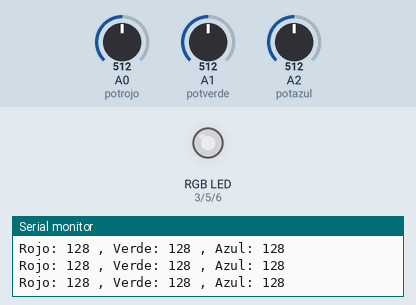
This sketch was run on a simulated Arduino Uno, built with avr-gcc and run on an emulated ATmega328P. On the bench: an RGB LED mixed from three pins (HIGH = lit), the last lines printed to the serial monitor. The test bench sets the inputs (shaded band); at power-on: A0 (potrojo) = 512, A1 (potverde) = 512, A2 (potazul) = 512. Dim RGB values are drawn brighter than linear.

Above: at 1.2 s.
1.3 s: A0 (potrojo) set to 411
At 2.2 s:
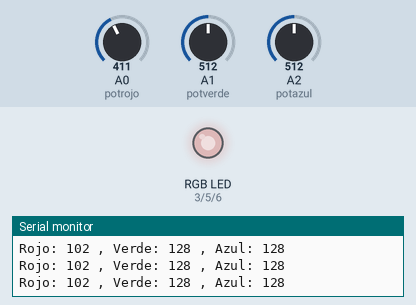
2.8 s: A0 (potrojo) set to 385
At 3.3 s:
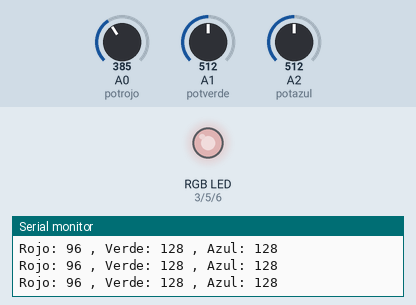
5.8 s: A1 (potverde) set to 416
At 6.2 s:
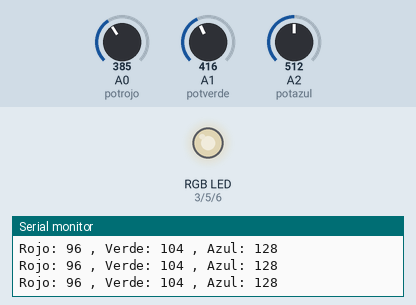
7.3 s: A1 (potverde) set to 388
At 8.3 s:
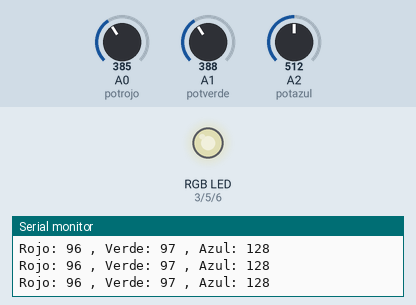
10.3 s: A2 (potazul) set to 413
At 10.7 s:
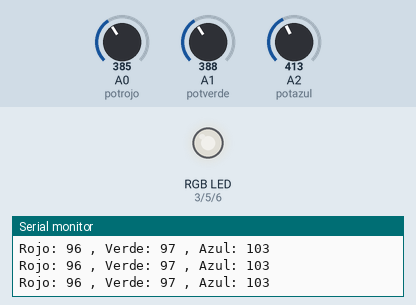
11.8 s: A2 (potazul) set to 384
At 12.6 s:
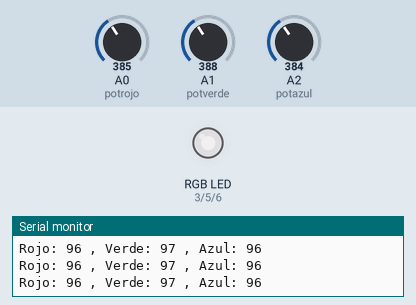
Timing chart, 0 to 14.3 s (numbered marks = the images above; inputs shaded):
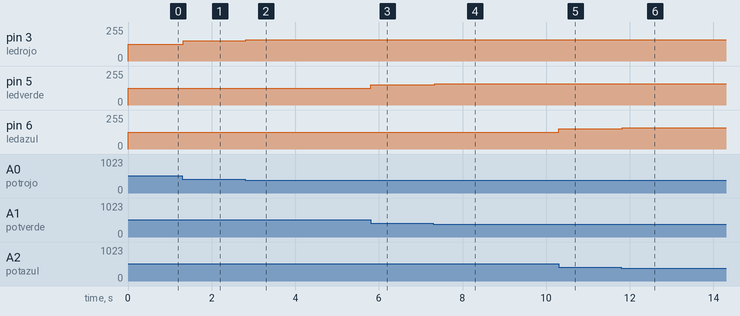

Measured:
- after the input at 1.3 s, pin 3 (ledrojo): 127/255 → 153/255 at once
- after the input at 2.8 s, pin 3 (ledrojo): 153/255 → 159/255 at once
- after the input at 5.8 s, pin 5 (ledverde): 127/255 → 151/255 at once
- after the input at 7.3 s, pin 5 (ledverde): 151/255 → 158/255 at once
- after the input at 10.3 s, pin 6 (ledazul): 127/255 → 152/255 at once
- after the input at 11.8 s, pin 6 (ledazul): 152/255 → 159/255 at once

The sketch:

led_RGB.ino
```cpp
const int ledrojo=3; //indica que el la constante int ledrojo es igual a 3 y asi para las demas respectivamente
const int ledverde=5;
const int ledazul=6;
const int potrojo=0;
const int potverde=1;
const int potazul=2;
int rojo; //indica que rojo es una variable de tipo int
int verde;
int azul;

void setup() {
  // put your setup code here, to run once:
  Serial.begin(9600);  //inicializa el monitor serial
  pinMode(ledrojo,OUTPUT);  //indica que el pin (ledrojo=3) es una salida
  pinMode(ledverde,OUTPUT);
  pinMode(ledazul,OUTPUT);
}

void loop() {
  // put your main code here, to run repeatedly:
  /* analogRead tiene 10 bits, por lo que su valor maximo es 1023,
  ya que vamos a utilizar este valor para dar una salida pwm y pwm solo acepta valores entre 0-255, es necesario dividir la lectura analogica entre 4 */
  rojo=analogRead(potrojo)/4;   //indica que la variable rojo va a ser igual a la lectura analogica, o sea entrada del pin (potrojo=0) entre 4
  verde=analogRead(potverde)/4;
  azul=analogRead(potazul)/4;
  /* Como este codigo esta programado para un led RGB anodo comun (vcc comun), se debe usar el complemento de las variables y 255,
  por esa razon hacemos una resta de 255 menos x , es como sacar el negativo. Si el led fuera catodo comun (gnd comun) no seria necesario sacar el negativo */
  analogWrite(ledrojo,255-rojo);  //permite hacer una salida pwm en el pin (ledrojo=3) de 255 menos la variable rojo
  analogWrite(ledverde,255-verde);
  analogWrite(ledazul,255-azul);

  Serial.print("Rojo: "); //muestra en el monitor serial la palabra "rojo: " como es texto se pone entre comillas
  Serial.print(rojo);     // muestra en el monitor serial la variable rojo
  Serial.print(" , ");
  Serial.print("Verde: ");
  Serial.print(verde);
  Serial.print(" , ");
  Serial.print("Azul: ");
  Serial.println(azul);     //finalmente utilizamos un println para dar un salto de linea al final de todo
}
```
